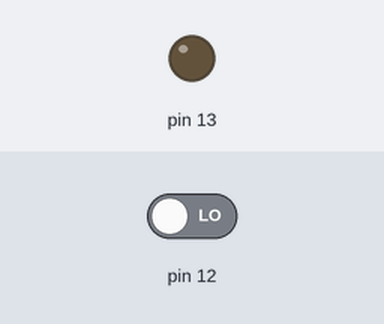
Recording of a sketch running on a simulated Arduino Uno, built with avr-gcc and run on an emulated ATmega328P. Parts: output pins drawn as LEDs (lit = HIGH). The test bench sets the inputs (shaded band); at power-on: pin 12 LOW.

Above: at 1.2 s.
1.3 s: pin 12 driven HIGH
At 2.1 s:
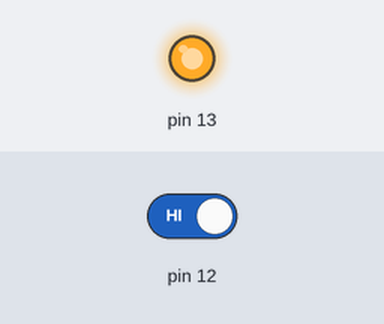
4.3 s: pin 12 driven LOW
At 4.9 s:
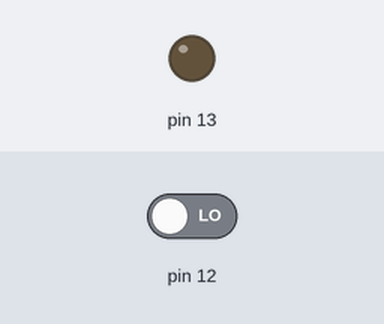
Timing chart, 0 to 7.3 s (numbered marks = the images above; inputs shaded):
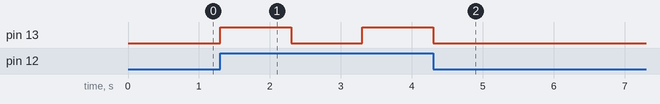

The sketch:

switchLED.ino
```cpp
/*
TRF LEVEL 2: SUBMISSION 1
DATE: 15/04/2018
Topic: Generate a blinking LED using switch on ARDUINO in PROTEUS
Author: SAMPADA PETKAR
*/
void setup() {
  pinMode(13,OUTPUT);
  pinMode(12,INPUT);

}
void loop() {
int val3=0;
  val3=digitalRead(12);

  if(val3==1)   //LED will be ON when switch is closed and vise versa
  {
  digitalWrite(13,HIGH);
  delay(1000);
  digitalWrite(13,LOW);
  delay(1000);
  }
else if(val3==0)
{
  digitalWrite(13,LOW);
}

}
```

Measured:
- after the input at 1.3 s, pin 13: LOW → HIGH at once, → LOW 1.0 s later, → HIGH 1.0 s later
- after the input at 4.3 s, pin 13: goes on until 4.3 s, then stays LOW
